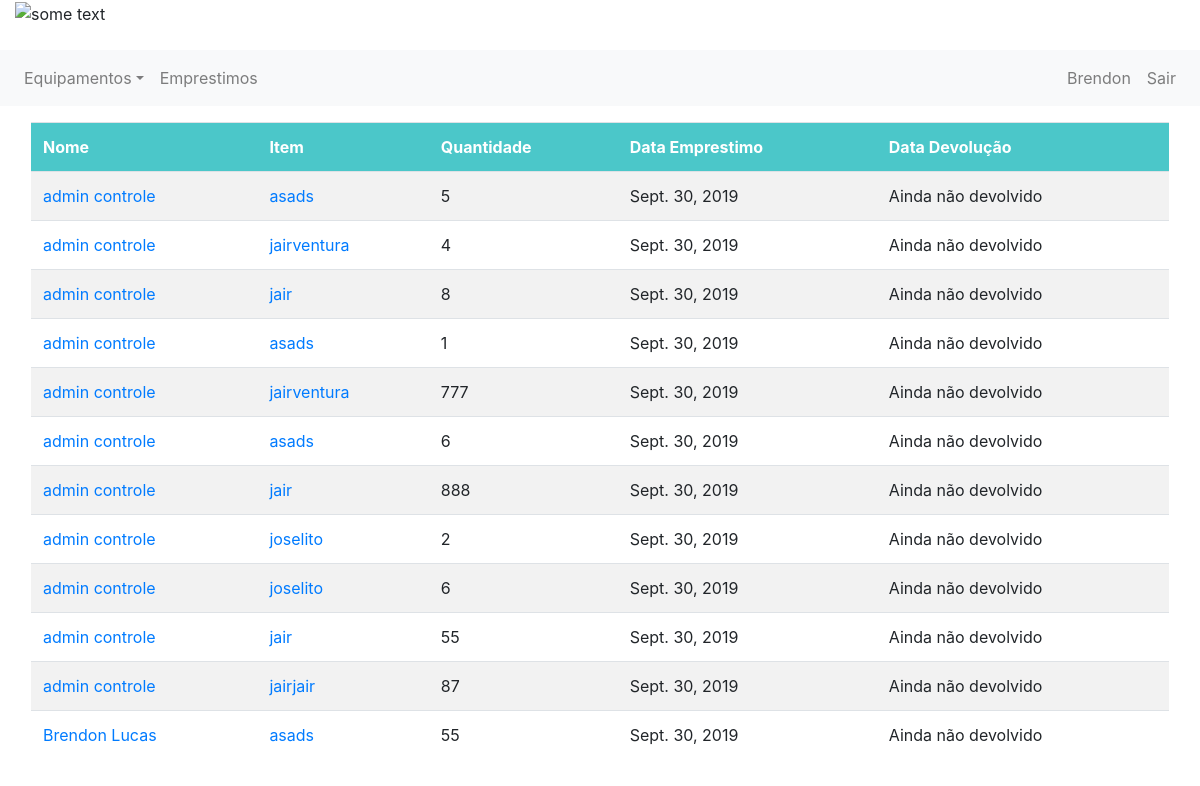
/equipamento/novo/ (signed in), run on an earlier commit of the app's database.
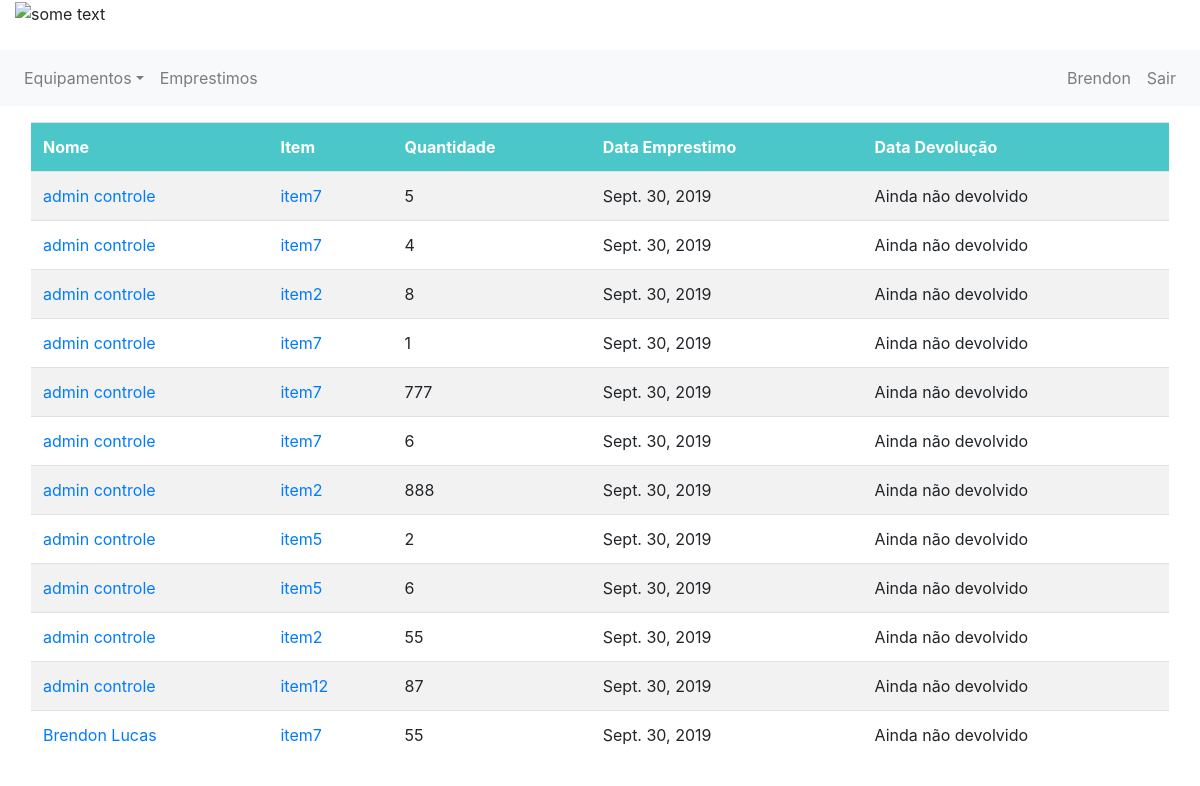
And on a later commit of the database.
### emprestimo/models.py (models this page shows)
class Emprestimo(models.Model):
    equipamento = models.ForeignKey(Item, on_delete=models.CASCADE, related_name='item_emprestimo')
    solicitante = models.ForeignKey(Usuario, on_delete=models.CASCADE, related_name='usuario_emprestimo')
    tipo = models.ForeignKey(TipoEstadoEmprestimo, on_delete=models.CASCADE, related_name='tipo_emprestimo')
    estado = models.BooleanField(default=0)
    descricao = models.CharField(max_length=255)
    quantidade = models.IntegerField()
    data_emprestimo = models.DateField(null=False)
    data_devolucao = models.DateField(null=True)
    mensagem_rejeitado = models.CharField(max_length=255, null=True)

### controle/models.py (models this page shows, shortened)
class Usuario(models.Model):
    user = models.OneToOneField(User, related_name='profile', on_delete=models.CASCADE, null=True)
    telefone = models.IntegerField()
    tipo = models.ForeignKey(TipoUsuario, on_delete=models.CASCADE)

class Item(models.Model):
    nome = models.CharField(max_length=50)
    quantidade = models.IntegerField()
    tipo = models.ForeignKey(TipoEquipamento, on_delete=models.CASCADE)
    imagem = models.FileField(upload_to='documents/%Y/%m/%d', default='documents/1111/sem_foto.jpg')
    excluido = models.BooleanField(default=False)

### controle/views.py (the view)
# urls.py: path('equipamento/novo/', views.add_equipamento, name='adicionar_equipamento'),
@login_required
def add_equipamento(request):
    if get_usuario_logado(request).is_superuser:
        form = ItemForm()
        if request.method == 'POST':
            form = ItemForm(request.POST, request.FILES)
            if form.is_valid():
                nome = form.cleaned_data['nome']
                qtd = form.cleaned_data['quantidade']
                tipo = form.cleaned_data['tipo']
                image = form.cleaned_data['imagem']
                if image is None:
                    image = 'documents/1111/sem_foto.jpg'
                new = Item(nome=nome, quantidade=qtd, tipo=tipo, imagem=image)
                new.save()
                return redirect('equipamentos')
        elif request.method == 'GET':
            return render(request, 'equipamentos/adicionar.html',
                          {'form': form, 'user_logado': get_usuario_logado(request)})
    else:
        return render(request, 'emprestimos.html', {'emprestimos': Emprestimo.objects.all(),
                                                    'user_logado': get_usuario_logado(request)})

### controle/views.py (called while the page is built)
def get_usuario_logado(request):
    return request.user

### controle/templates/emprestimos.html (shortened to what this page needs)
{% extends 'base.html' %}
{% block 'content' %}
    {% if emprestimos %}
      <table class="table table-hover">
            <tr>
                <th>Nome</th>
                <th>Item</th>
                <th>Quantidade</th>
                <th>Data Emprestimo</th>
                <th>Data Devolução</th>
            </tr>
          {% for emprestimo in emprestimos %}
              <tr>
                    <td> <a href="{% url 'exibe_um_usuario' emprestimo.solicitante.id %}"> {{emprestimo.solicitante.user.first_name }} {{emprestimo.solicitante.user.last_name}} </a> </td>
                  <td> <a href="{% url 'equipamento' emprestimo.equipamento.id %}">{{emprestimo.equipamento.nome}}</a></td>
                    <td>{{emprestimo.quantidade}}</td>
                    <td>{{emprestimo.data_emprestimo}}</td>
                    <td>
                        {% if emprestimo.data_devolucao == none %}
                            Ainda não devolvido
                        {% else %}
                            {{emprestimo.data_devolucao}}
                        {% endif %}
                    </td>
            </tr>
            {%endfor%}
      </table>
    {% else %}
        <p style="font-size: 30px; font-weight: bold; text-align:center">Nenhum emprestimo encontrado <br> :( </p>
    {% endif %}
<br>
{% endblock %}

### controle/templates/base.html (shortened to what this page needs)
{% load staticfiles %}
<!DOCTYPE html>
<html lang="pt">
<head>
<link rel="stylesheet" href="https://stackpath.bootstrapcdn.com/bootstrap/4.3.1/css/bootstrap.min.css">
</head>
<body>
<header class="page-header">
	<div class="">
    <div class="container-fluid" >
        <div class="row">
            <div class="col-12">
                <img src= "http://lims.ifpi.edu.br/images/logo.png" alt="some text" width=200 height=80>
            </div>
          </div>
    </div>
    <br>
    <div class="row" >
        <div class="col-12" >
            <nav class="navbar navbar-expand-sm navbar-light bg-light">
    <div class="collapse navbar-collapse" id="navbarCollapse">
        <div class="navbar-nav">
        <div class="nav-item dropdown">
                    <a href="#" class="nav-link dropdown-toggle" data-toggle="dropdown">Equipamentos</a>
                </div>
            <a class="nav-item nav-link" href="{% url 'emprestimos' %}" > Emprestimos </a>
        </div>
        <div class="navbar-nav ml-auto">
            <a class="nav-item nav-link" href="{% url 'exibe_meu_perfil' %}">{{ user_logado.username }}</a>
            <a class="nav-item nav-link" href="{% url 'logout' %}">Sair</a>
        </div>
    </div>
</nav>
        </div>
    </div>
 </div>
</header>
<div class="container-fluid" >
    <div class="">
        <div class="" style="padding: 1em; ">
            {% block 'content' %}
            {% endblock %}
        </div>
    </div>
</div>
</body>
</html>

### controle/templates/emprestimos.html (style rules this page uses)
table { border-collapse: collapse; width: 100%; }
th, td { text-align: left; padding: 8px; }
tr:nth-child(even) { background-color: #f2f2f2 }
th { background-color: #4bc7c9; color: white; }

What changed in the data, as far as the page shows it:
changed through a linked row, Emprestimo (number 1 of 12 on the later page): equipamento.nome "asads" → "item7"
changed through a linked row, Emprestimo (number 2 of 12 on the later page): equipamento.nome "jairventura" → "item7"
changed through a linked row, Emprestimo (number 3 of 12 on the later page): equipamento.nome "jair" → "item2"
changed through a linked row, Emprestimo (number 4 of 12 on the later page): equipamento.nome "asads" → "item7"
changed through a linked row, Emprestimo (number 5 of 12 on the later page): equipamento.nome "jairventura" → "item7"
changed through a linked row, Emprestimo (number 6 of 12 on the later page): equipamento.nome "asads" → "item7"
changed through a linked row, Emprestimo (number 7 of 12 on the later page): equipamento.nome "jair" → "item2"
changed through a linked row, Emprestimo (number 8 of 12 on the later page): equipamento.nome "joselito" → "item5"
changed through a linked row, Emprestimo (number 9 of 12 on the later page): equipamento.nome "joselito" → "item5"
changed through a linked row, Emprestimo (number 10 of 12 on the later page): equipamento.nome "jair" → "item2"
changed through a linked row, Emprestimo: equipamento.nome "jairjair" → "item12"
changed through a linked row, Emprestimo "Brendon": equipamento.nome "asads" → "item7"
